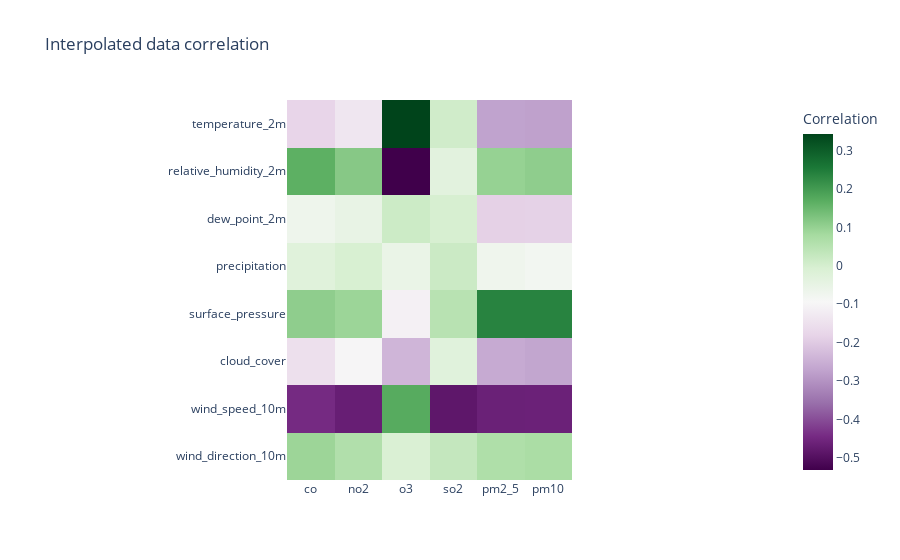

Source (notebook cell):
### Code cell
interpolated_air_df.index.name = 'time'
cleaned_weather_df.index.name = 'time'


plotCorrelationMatrix(cleaned_weather_df, interpolated_air_df, "Interpolated data correlation")

### Figure 1 — Plotly figure (JSON) as saved in the notebook; plotly's stock layout.template omitted (floating-point values rounded to 4 significant figures)
{"data": [{"coloraxis": "coloraxis", "hovertemplate": "x: %{x}<br>y: %{y}<br>Correlation: %{z}<extra></extra>", "name": "0", "type": "heatmap", "x": ["co", "no2", "o3", "so2", "pm2_5", "pm10"], "xaxis": "x", "y": ["temperature_2m", "relative_humidity_2m", "dew_point_2m", "precipitation", "surface_pressure", "cloud_cover", "wind_speed_10m", "wind_direction_10m"], "yaxis": "y", "z": [[-0.1784, -0.1367, 0.3437, 0.008118, -0.2728, -0.2766], [0.1654, 0.1171, -0.5321, -0.03223, 0.09935, 0.108], [-0.06687, -0.04984, 0.01563, -0.003939, -0.1871, -0.1858], [-0.02707, -0.004682, -0.05585, 0.01815, -0.07076, -0.07852], [0.1077, 0.09267, -0.1106, 0.05037, 0.2383, 0.2383], [-0.1507, -0.1, -0.2391, -0.02732, -0.2597, -0.2684], [-0.4454, -0.4687, 0.1729, -0.4842, -0.4633, -0.4624], [0.09173, 0.06261, -0.009348, 0.02921, 0.065, 0.0717]]}], "layout": {"coloraxis": {"colorbar": {"title": {"text": "Correlation"}}, "colorscale": [[0, "rgb(64,0,75)"], [0.1, "rgb(118,42,131)"], [0.2, "rgb(153,112,171)"], [0.3, "rgb(194,165,207)"], [0.4, "rgb(231,212,232)"], [0.5, "rgb(247,247,247)"], [0.6, "rgb(217,240,211)"], [0.7, "rgb(166,219,160)"], [0.8, "rgb(90,174,97)"], [0.9, "rgb(27,120,55)"], [1, "rgb(0,68,27)"]]}, "title": {"text": "Interpolated data correlation"}, "xaxis": {"anchor": "y", "constrain": "domain", "domain": [0, 1], "scaleanchor": "y"}, "yaxis": {"anchor": "x", "autorange": "reversed", "constrain": "domain", "domain": [0, 1]}}}
